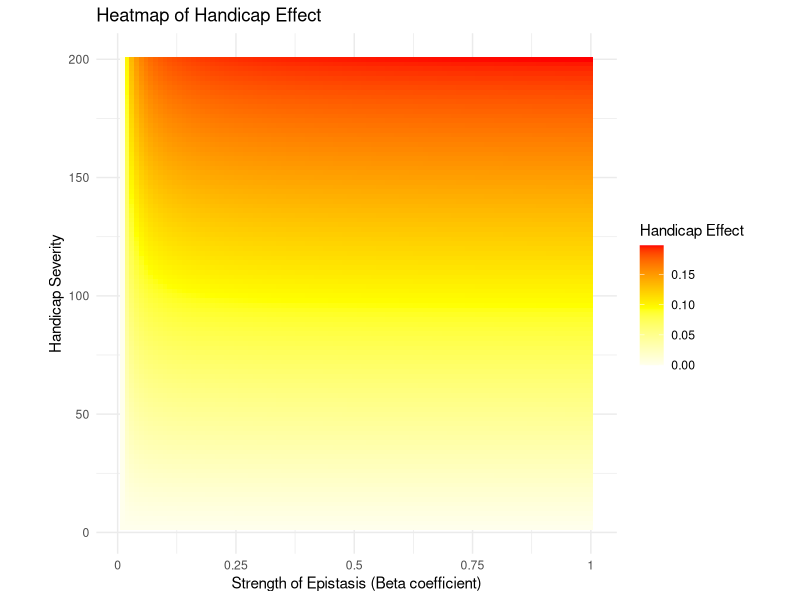

Write R code to recreate this figure.

library(ggplot2)
library(reshape2)

# Define the range of beta and handicap severity
beta_seq <- seq(0, 0.1, length.out = 100)
handicap_seq <- seq(0, 200, length.out = 100)

# Create an empty matrix to store the results
results_matrix <- matrix(nrow = length(handicap_seq), ncol = length(beta_seq))

# Populate the matrix with the handicap effect (H) values
for(i in 1:length(handicap_seq)) {
  for(j in 1:length(beta_seq)) {
    beta <- beta_seq[j]
    k <- handicap_seq[i]
    V <- 1000 # fixed variance
    H <- beta * k / (1 + beta * V)
    results_matrix[i, j] <- H
  }
}

# Convert the matrix to a data frame for plotting
results_df <- melt(results_matrix)
names(results_df) <- c("HandicapSeverity", "BetaStrength", "HandicapEffect")

# Set up PDF output
pdf("handicap_effect_heatmap_2A.pdf", width = 8, height = 6)

# Plot the heatmap
heatmap_plot <- ggplot(results_df, aes(x = BetaStrength, y = HandicapSeverity, fill = HandicapEffect)) +
  geom_tile() +
  scale_fill_gradient2(low = "white", high = "red", mid = "yellow", 
                       midpoint = median(results_df$HandicapEffect), limit = c(min(results_df$HandicapEffect), max(results_df$HandicapEffect)),
                       space = "Lab", name="Handicap Effect") +
  theme_minimal() +
  labs(x = "Strength of Epistasis (Beta coefficient)", y = "Handicap Severity", title = "Heatmap of Handicap Effect") +
  coord_fixed(ratio = 1) + scale_x_continuous(labels=function(x)x/100) + scale_y_continuous(labels=function(y)y*2)

# Print the plot to the PDF
print(heatmap_plot)

# Close the PDF device
dev.off()

